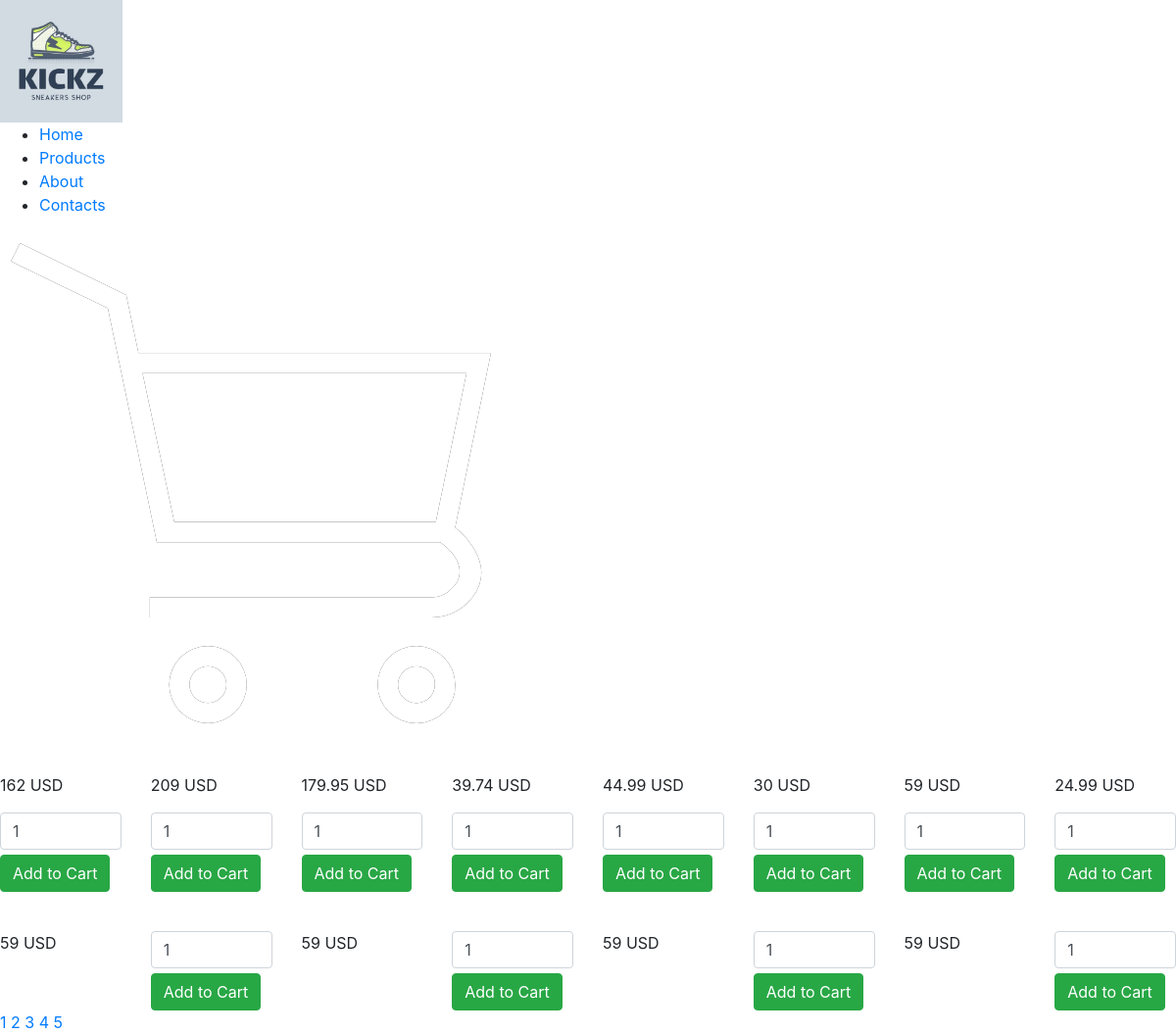
Screenshot of /products.php?page=3 with the database file from the repository.
### tables this page shows
CREATE TABLE `products` (
  `productID` varchar(60) DEFAULT NULL,
  `brand` varchar(100) DEFAULT NULL,
  `categories` varchar(100) DEFAULT NULL,
  `color` varchar(45) DEFAULT NULL,
  `imageURL` varchar(400) DEFAULT NULL,
  `name_desc` varchar(150) DEFAULT NULL,
  `price` double DEFAULT NULL,
  `currency` varchar(8) DEFAULT NULL,
  `sizes` varchar(45) DEFAULT NULL
);

### includes/pagination.php (the view, shortened to what this page needs)
<?php
    $results_per_page = 12;
    $sql_query = "SELECT * FROM products";
    $result = mysqli_query($conn, $sql_query);
    $number_of_results = mysqli_num_rows($result);
    $number_of_pages = ceil($number_of_results / $results_per_page);
    if (!isset($_GET['page'])) {
        $page = 1;
    }
    else {
        $page = $_GET['page'];
    }
    $this_page_first_result = ($page-1) * $results_per_page;
    $sql_query = "SELECT * FROM products LIMIT " . $this_page_first_result  . ',' . $results_per_page;
    $result = mysqli_query($conn, $sql_query);
    ?>
    <div class="products">
        <div class="row">
            <?php while ($row = mysqli_fetch_array($result)) { ?>
                <div class="col-md prod_block">
                    <form method="post" action="cart.php?action=add&id=<?php echo $row["product_id"]; ?>">
                    <div class="row price_cart">
                        <div class="col-md price">
                            <p> <?php echo $row['price'] . ' ' . $row['currency'] ?> </p>
                        </div>
                        <div class="col-md pag_cart">
                            <input type="text" name="quantity" value="1" class="form-control" />
                            <input type="submit" name="add_to_cart" style="margin-top:5px;" class="btn btn-success" value="Add to Cart" />
                        </div>
                    </div>
                    </form>
                </div>
            <?php } ?>
        </div>
    </div>
    <div class="links">
        <?php
            for ($page=1; $page <= $number_of_pages; ++$page) {
                echo '<a href="products.php?page=' . $page . '">' . $page . '</a> ';
            }
        ?>
    </div>

### rows the page displays
products: price "162", currency "USD"
products: price "209", currency "USD"
products: price "179.95", currency "USD"
products: price "39.74", currency "USD"
products: price "44.99", currency "USD"
products: price "30", currency "USD"
products: price "59", currency "USD"
products: price "24.99", currency "USD"
products: price "59", currency "USD"
products: price "59", currency "USD"
products: price "59", currency "USD"
products: price "59", currency "USD"
